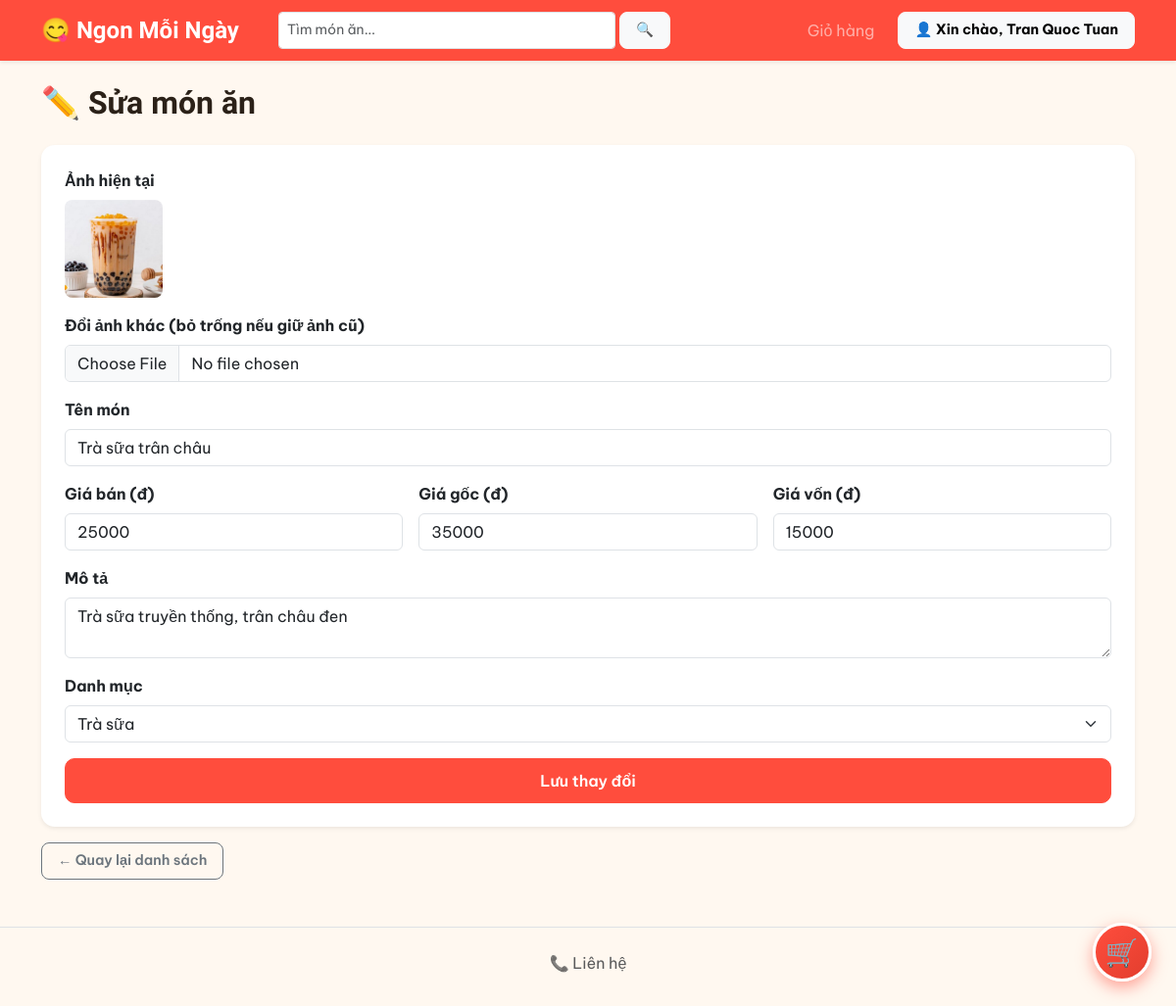
/admin/sua_mon.php?id=1 (signed in), run on the app's committed database.
### tables this page shows
CREATE TABLE `mon_an` (
  `id` int(11) NOT NULL,
  `ten_mon` varchar(150) NOT NULL,
  `gia` decimal(10,0) NOT NULL,
  `gia_goc` decimal(10,0) DEFAULT NULL,
  `gia_von` decimal(10,0) NOT NULL DEFAULT 0,
  `noi_bat` tinyint(1) NOT NULL DEFAULT 0,
  `mo_ta` text DEFAULT NULL,
  `hinh_anh` varchar(255) DEFAULT NULL,
  `id_danh_muc` int(11) DEFAULT NULL,
  `con_hang` tinyint(1) DEFAULT 1
);

CREATE TABLE `danh_muc` (
  `id` int(11) NOT NULL,
  `ten_danh_muc` varchar(100) NOT NULL
);

### admin/sua_mon.php (the view, shortened to what this page needs)
<?php
include '../includes/header.php';
include '../config/ketnoi.php';
$id = $_GET['id'];
$stmt = $conn->prepare("SELECT * FROM mon_an WHERE id = ?");
$stmt->bind_param("i", $id);
$stmt->execute();
$mon = $stmt->get_result()->fetch_assoc();
$danh_sach_dm = $conn->query("SELECT * FROM danh_muc");
$anh_hien_tai = !empty($mon['hinh_anh']) ? $mon['hinh_anh'] : 'no-image.jpg';
?>
<div class="container my-4">
    <h2 class="fw-bold mb-4">✏️ Sửa món ăn</h2>
    <form action="xu_ly_mon_an.php" method="POST" enctype="multipart/form-data" class="card shadow-sm border-0 p-4">
        <label class="form-label fw-bold">Ảnh hiện tại</label>
        <div class="mb-3">
            <img src="../assets/img/<?php echo $anh_hien_tai; ?>" style="width:100px;height:100px;object-fit:cover;border-radius:8px;">
        </div>
        <div class="mb-3">
            <label class="form-label fw-bold">Đổi ảnh khác (bỏ trống nếu giữ ảnh cũ)</label>
            <input type="file" name="hinh_anh" class="form-control" accept="image/*">
        </div>
        <div class="mb-3">
            <label class="form-label fw-bold">Tên món</label>
            <input type="text" name="ten_mon" class="form-control" value="<?php echo htmlspecialchars($mon['ten_mon']); ?>" required>
        </div>
        <div class="row g-3 mb-3">
            <div class="col-md-4">
                <label class="form-label fw-bold">Giá bán (đ)</label>
                <input type="number" name="gia" class="form-control" value="<?php echo $mon['gia']; ?>" required>
            </div>
            <div class="col-md-4">
                <label class="form-label fw-bold">Giá gốc (đ)</label>
                <input type="number" name="gia_goc" class="form-control" value="<?php echo $mon['gia_goc']; ?>" placeholder="Để trống nếu không giảm giá">
            </div>
            <div class="col-md-4">
                <label class="form-label fw-bold">Giá vốn (đ)</label>
                <input type="number" name="gia_von" class="form-control" value="<?php echo $mon['gia_von']; ?>" required>
            </div>
        </div>
        <div class="mb-3">
            <label class="form-label fw-bold">Mô tả</label>
            <textarea name="mo_ta" class="form-control"><?php echo htmlspecialchars($mon['mo_ta']); ?></textarea>
        </div>
        <div class="mb-3">
            <label class="form-label fw-bold">Danh mục</label>
            <select name="id_danh_muc" class="form-select" required>
                <?php while ($dm = $danh_sach_dm->fetch_assoc()): ?>
                    <option value="<?php echo $dm['id']; ?>" <?php if ($dm['id'] == $mon['id_danh_muc']) echo 'selected'; ?>>
                        <?php echo $dm['ten_danh_muc']; ?>
                    </option>
                <?php endwhile; ?>
            </select>
        </div>
        <button type="submit" class="btn btn-brand">Lưu thay đổi</button>
    </form>
    <p class="mt-3"><a href="mon_an.php" class="btn btn-outline-secondary btn-sm">← Quay lại danh sách</a></p>
</div>
<?php include '../includes/footer.php'; ?>

### assets/css/style.css (style rules this page uses)
:root { --primary: #FF4D3D; --primary-dark: #E23E2E; --primary-light: #FFE4DE; --secondary: #0D9488; --accent: #FFB703; --dark: #2B2118; --bg-page: #FFF8F0; --muted: #8A7F72; }
body { font-family: 'Be Vietnam Pro', sans-serif; color: var(--dark); background: var(--bg-page); }
h1, h2, h3, h4, h5, h6, .navbar-brand, .card-title { font-family: 'Baloo 2', sans-serif; font-weight: 700; }
.btn-brand { background: var(--primary); border-color: var(--primary); color: #fff; }
.btn { padding: 10px 22px; font-size: 1rem; font-weight: 600; border-radius: 10px; transition: all 0.15s ease; }
.btn-sm { padding: 7px 16px; font-size: 0.9rem; border-radius: 8px; }
.card { border-radius: 14px !important; }

### data on the page
mon_an: hinh_anh (placeholder picture), ten_mon "Trà sữa trân châu", gia "25000", gia_goc "35000", gia_von "15000", mo_ta "Trà sữa truyền thống, trân châu đen", id_danh_muc "Trà sữa"

### other printed values
$_SESSION['ho_ten'] "Tran Quoc Tuan"
